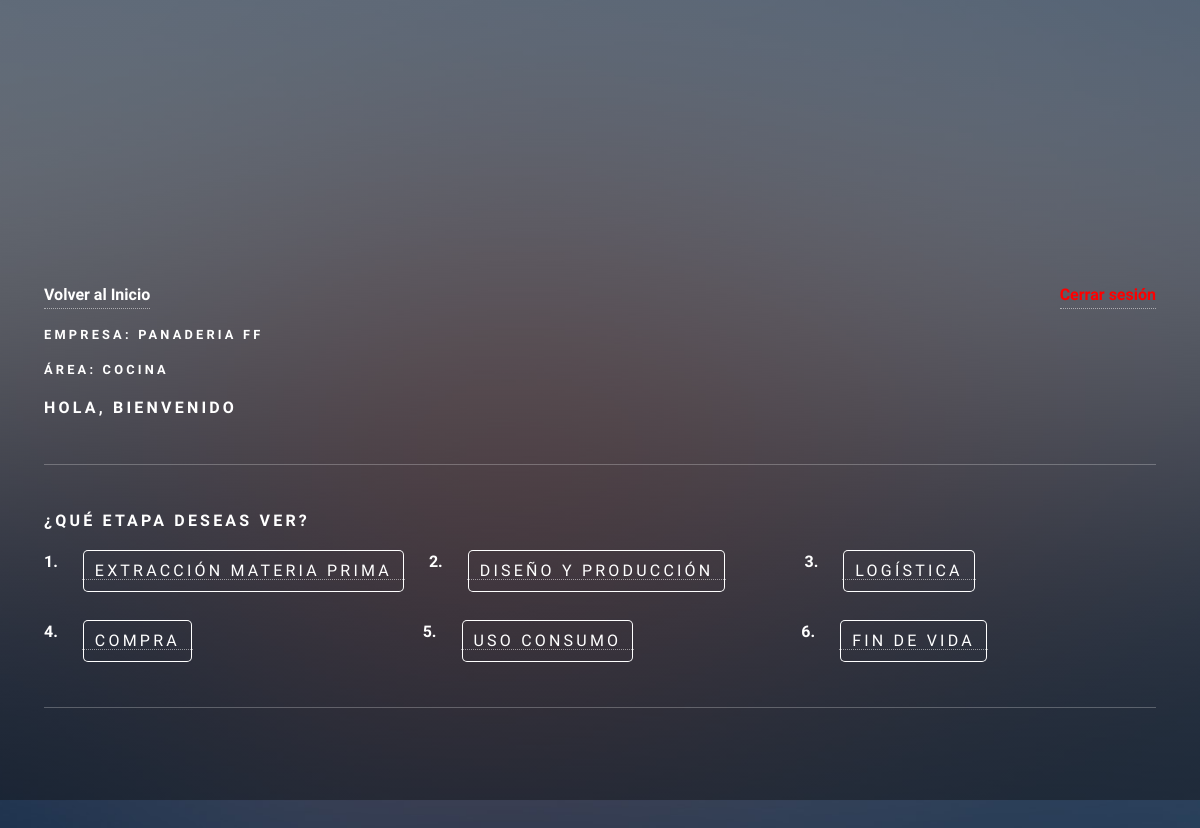
/ideas/ (signed in), run on an earlier commit of the app's database.
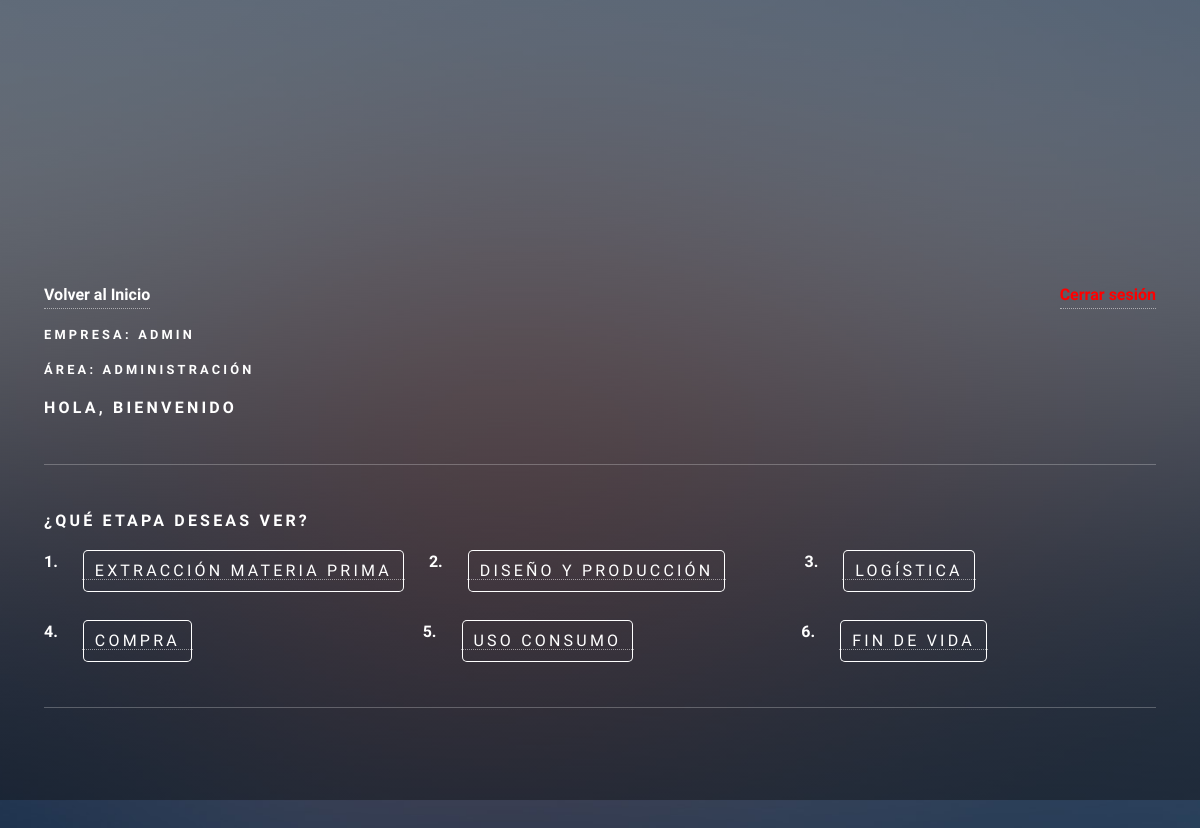
And on a later commit of the database.
### app/models.py (models this page shows, shortened)
class RegistroTrabajador(models.Model):
    usuario = models.ForeignKey(Usuario, on_delete=models.CASCADE)
    descripcion = models.TextField(max_length=160)
    id_area = models.ForeignKey(AreaEmpresa, on_delete=models.CASCADE)

class AreaEmpresa(models.Model):
    id_area = models.AutoField(primary_key=True)
    nombre  = models.CharField(max_length=20)
    productos = models.CharField(max_length=50)
    id_empresa = models.ForeignKey(Empresa, on_delete=models.CASCADE)
    calle = models.CharField(max_length=250)
    comuna = models.CharField(max_length=150)
    lat = models.IntegerField()
    long = models.IntegerField()

class Empresa(models.Model):
    id_empresa = models.AutoField(primary_key=True)
    nombre  = models.CharField(max_length=20)
    calle = models.CharField(max_length=250)
    comuna = models.CharField(max_length=150)
    lat = models.IntegerField()
    long = models.IntegerField()

### app/views.py (the view, shortened to what this page needs)
# urls.py: path('ideas/', ingresar_ideas, name="ingresar_ideas"),
def ingresar_ideas(request, etapa_id=None):
    registros = RegistroTrabajador.objects.filter(usuario=request.user)
    registro = registros.first()
    etapas = Etapa.objects.filter(activo=True)
    etapa = None
    mensaje = None  # <-- para mostrar mensaje de éxito
    return render(request, 'ideas/ingresar_ideas.html', {
        'registros': registros,
        'etapas': etapas,
        'etapa': etapa,
        'mensaje': mensaje
    })

### app/templates/ideas/ingresar_ideas.html (shortened to what this page needs)
{% load static %}
<!DOCTYPE HTML>
<html>
<head>
    <link href="https://cdn.jsdelivr.net/npm/bootstrap@5.2.0/dist/css/bootstrap.min.css" rel="stylesheet"
>
    <link rel="stylesheet" href="{% static 'css/main.css' %}" />
    <link rel="stylesheet" href="{% static 'css/style.css' %}">
</head>
<body class="is-preload">
    <div id="wrapper" style="margin-bottom: 60px;">
        <div class="container-sm">
            {% if user.is_authenticated %}
            <div class="d-flex justify-content-between align-items-center mb-3">
                <a id="home_admin" href="{% url 'home' %}">Volver al Inicio</a>
                <a href="{% url 'logout' %}" id="cerrarSesion">Cerrar sesión</a>
            </div>
            {% if registros %}
            {% for i in registros %}
            <div class="mb-2">
                <h4>Empresa: {{ i.id_area.id_empresa.nombre }}</h4>
                <h4>Área: {{ i.id_area.nombre }}</h4>
            </div>
            {% endfor %}
            {% endif %}
            <h3>Hola, bienvenido {{ user.first_name }}</h3>
            <hr>
            <h3>¿Qué etapa deseas ver?</h3>
            <div class="row">
                <div class="col-auto"><strong>1.</strong></div>
                <div class="col">
                    <a href="{% url 'ingresar_idea' 1 %}">
                        <button type="button" class="btn {% if etapa and etapa.id_etapa == 1 %}btn-success{% endif %}">
                            Extracción Materia Prima
                        </button>
                    </a>
                </div>
                <div class="col-auto"><strong>2.</strong></div>
                <div class="col">
                    <a href="{% url 'ingresar_idea' 2 %}">
                        <button type="button" class="btn {% if etapa and etapa.id_etapa == 2 %}btn-success{% endif %}">
                            Diseño y producción
                        </button>
                    </a>
                </div>
                <div class="col-auto"><strong>3.</strong></div>
                <div class="col">
                    <a href="{% url 'ingresar_idea' 3 %}">
                        <button type="button" class="btn {% if etapa and etapa.id_etapa == 3 %}btn-success{% endif %}">
                            Logística
                        </button>
                    </a>
                </div>
            </div>
            <br>
            <div class="row">
                <div class="col-auto"><strong>4.</strong></div>
                <div class="col">
                    <a href="{% url 'ingresar_idea' 4 %}">
                        <button type="button" class="btn {% if etapa and etapa.id_etapa == 4 %}btn-success{% endif %}">
                            Compra
                        </button>
                    </a>
                </div>
                <div class="col-auto"><strong>5.</strong></div>
                <div class="col">
                    <a href="{% url 'ingresar_idea' 5 %}">
                        <button type="button" class="btn {% if etapa and etapa.id_etapa == 5 %}btn-success{% endif %}">
                            Uso consumo
                        </button>
                    </a>
                </div>
                <div class="col-auto"><strong>6.</strong></div>
                <div class="col">
                    <a href="{% url 'ingresar_idea' 6 %}">
                        <button type="button" class="btn {% if etapa and etapa.id_etapa == 6 %}btn-success{% endif %}">
                            Fin de vida
                        </button>
                    </a>
                </div>
            </div>
            <hr>
            {% endif %}
        </div>
    </div>
    <br>
    <div id="bg"></div>
</body>
</html>

What changed in the data, as far as the page shows it:
removed RegistroTrabajador: id_area.id_empresa.nombre "PANADERIA FF", id_area.nombre "COCINA"
added RegistroTrabajador: id_area.id_empresa.nombre "ADMIN", id_area.nombre "ADMINISTRACIÓN"
